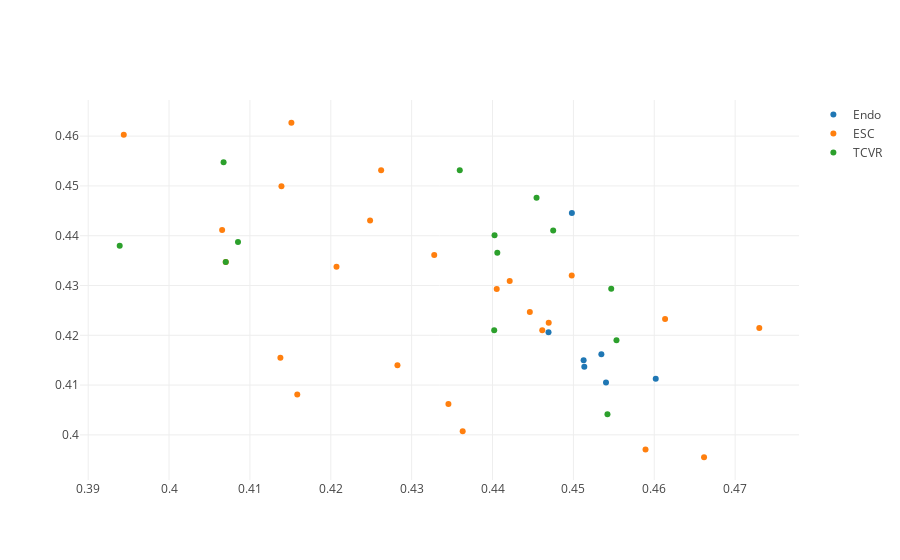

Here is the notebook cell this chart was saved with:
### Code cell
#First, sort pre and post lists into lists for each operation type
#Next, build GroupResults and DeltaResults to extract group trends
#Finally, perform statistical testing with GroupCompare for each metric
# Only display the significant metrics


endoResultsPre=list()
escResultsPre=list()
tcvrResultsPre=list()
endoResultsPost=list()
escResultsPost=list()
tcvrResultsPost=list()

#print(len(resultListPre))

significance = 0.01


for currResultPre in resultListPre:
    if(currResultPre.operationType=="Endoscopic"):
        endoResultsPre.append(currResultPre)
    elif(currResultPre.operationType=="ESC"):
        escResultsPre.append(currResultPre)
    elif(currResultPre.operationType=="TCVR"):
        tcvrResultsPre.append(currResultPre)
    else:
        print("ERROR: no valid operation type for patient ")

endoGroupResultsPre=GroupResults(endoResultsPre)
escGroupResultsPre=GroupResults(escResultsPre)
tcvrGroupResultsPre=GroupResults(tcvrResultsPre)

print("Endoscopic Patient Count: ",endoGroupResultsPre.resultCount)
print("ESC Patient Count: ",escGroupResultsPre.resultCount)
print("TCVR Patient Count: ",tcvrGroupResultsPre.resultCount)

#print(len(resultListPost))

for currResultPost in resultListPost:
    if(currResultPost.operationType=="Endoscopic"):
        endoResultsPost.append(currResultPost)
    elif(currResultPost.operationType=="ESC"):
        escResultsPost.append(currResultPost)
    elif(currResultPost.operationType=="TCVR"):
        tcvrResultsPost.append(currResultPost)
    else:
        print("ERROR: no valid operation type for patient ")

endoGroupResultsPost=GroupResults(endoResultsPost)
escGroupResultsPost=GroupResults(escResultsPost)
tcvrGroupResultsPost=GroupResults(tcvrResultsPost)

endoDeltaResults = DeltaResults(endoResultsPre,endoResultsPost)
escDeltaResults = DeltaResults(escResultsPre,escResultsPost)
tcvrDeltaResults = DeltaResults(tcvrResultsPre,tcvrResultsPost)



print("\nInter-Group Distribution Differences - Pre-Op")

print("Endo-ESC")
for currMetric in endoGroupResultsPost.metrics:
    gcPre=GroupCompare(endoGroupResultsPre,escGroupResultsPre,currMetric)
    if(gcPre.p<significance):
        print("Pre Metric:",gcPre.metric," p:",gcPre.p, " change:",gcPre.x2-gcPre.x1)
    
print("Endo-TCVR")
for currMetric in endoGroupResultsPost.metrics:
    gcPre=GroupCompare(endoGroupResultsPre,tcvrGroupResultsPre,currMetric)
    if(gcPre.p<significance):
        print("Pre Metric:",gcPre.metric," p:",gcPre.p, " change:",gcPre.x2-gcPre.x1)
   
    
print("ESC-TCVR")
for currMetric in endoGroupResultsPost.metrics:
    gcPre=GroupCompare(escGroupResultsPre,tcvrGroupResultsPre,currMetric)
    if(gcPre.p<significance):
        print("Pre Metric:",gcPre.metric," p:",gcPre.p, " change:",gcPre.x2-gcPre.x1)

        
        
print("\nInter-Group Distribution Differences - Post-Op")

print("Endo-ESC")
for currMetric in endoGroupResultsPost.metrics:
    gc=GroupCompare(endoGroupResultsPost,escGroupResultsPost,currMetric)
    if(gc.p<significance):
        print("Post Metric:",gc.metric," p:",gc.p, " change:",gc.x2-gc.x1)
    
print("Endo-TCVR")
for currMetric in endoGroupResultsPost.metrics:
    gc=GroupCompare(endoGroupResultsPost,tcvrGroupResultsPost,currMetric)
    if(gc.p<significance):
        print("Post Metric:",gc.metric," p:",gc.p, " change:",gc.x2-gc.x1)  
    
print("ESC-TCVR")
for currMetric in endoGroupResultsPost.metrics:
    gc=GroupCompare(escGroupResultsPost,tcvrGroupResultsPost,currMetric)
    if(gc.p<significance):
        print("Post Metric:",gc.metric," p:",gc.p, " change:",gc.x2-gc.x1)


print("\nInter-Group Distribution Differences - Delta")

print("Endo-ESC")
for currMetric in endoGroupResultsPost.metrics:
    gcDelta=GroupCompare(endoDeltaResults,escDeltaResults,currMetric)
    if(gcDelta.p<significance):
        print("Delta Metric:",gc.metric," p:",gc.p)
    
print("Endo-TCVR")
for currMetric in endoGroupResultsPost.metrics:
    gcDelta=GroupCompare(endoDeltaResults,tcvrDeltaResults,currMetric)
    if(gcDelta.p<significance):
        print("Delta Metric:",gc.metric," p:",gc.p)   
    
print("ESC-TCVR")
for currMetric in endoGroupResultsPost.metrics:
    gcDelta=GroupCompare(escDeltaResults,tcvrDeltaResults,currMetric)
    if(gcDelta.p<significance):
        print("Delta Metric:",gc.metric," p:",gc.p)
        
fig=go.Figure()
fig.add_trace(go.Scatter(x=endoGroupResultsPre.results["curvYPercentBack"],y=endoGroupResultsPre.results["curvZPercentBack"],mode='markers',name='Endo'))
fig.add_trace(go.Scatter(x=escGroupResultsPre.results["curvYPercentBack"],y=escGroupResultsPre.results["curvZPercentBack"],mode='markers',name='ESC'))
fig.add_trace(go.Scatter(x=tcvrGroupResultsPre.results["curvYPercentBack"],y=tcvrGroupResultsPre.results["curvZPercentBack"],mode='markers',name='TCVR'))
fig.show()

### Figure 1 — Plotly figure (JSON) as saved in the notebook; plotly's stock layout.template omitted (floating-point values rounded to 4 significant figures)
{"data": [{"mode": "markers", "name": "Endo", "type": "scatter", "uid": "5aaafa65-6b1c-4e4d-8a09-6e4a5cbc9c7c", "x": [0.4469, 0.454, 0.4513, 0.4498, 0.4513, 0.4535, 0.4602], "y": [0.4206, 0.4105, 0.415, 0.4446, 0.4137, 0.4162, 0.4113]}, {"mode": "markers", "name": "ESC", "type": "scatter", "uid": "a44fce60-046a-463c-bdc2-0977ab0b9267", "x": [0.4446, 0.4151, 0.4613, 0.4405, 0.4461, 0.4066, 0.473, 0.4249, 0.4589, 0.4139, 0.4469, 0.407, 0.4345, 0.4363, 0.4662, 0.4262, 0.3944, 0.4328, 0.4498, 0.4159, 0.4282, 0.4138, 0.4421, 0.4207], "y": [0.4247, 0.4627, 0.4233, 0.4293, 0.421, 0.4411, 0.4215, 0.4431, 0.3971, 0.4499, 0.4225, 0.4347, 0.4062, 0.4007, 0.3955, 0.4531, 0.4603, 0.4361, 0.432, 0.4081, 0.414, 0.4155, 0.4309, 0.4338]}, {"mode": "markers", "name": "TCVR", "type": "scatter", "uid": "d1891a1b-9ef2-4dbe-a844-41176709dc46", "x": [0.4542, 0.4067, 0.3939, 0.4547, 0.4454, 0.4085, 0.4553, 0.4402, 0.4406, 0.4402, 0.407, 0.4359, 0.4475], "y": [0.4041, 0.4547, 0.438, 0.4294, 0.4476, 0.4387, 0.419, 0.4401, 0.4366, 0.421, 0.4347, 0.4531, 0.4411]}], "layout": {}}
